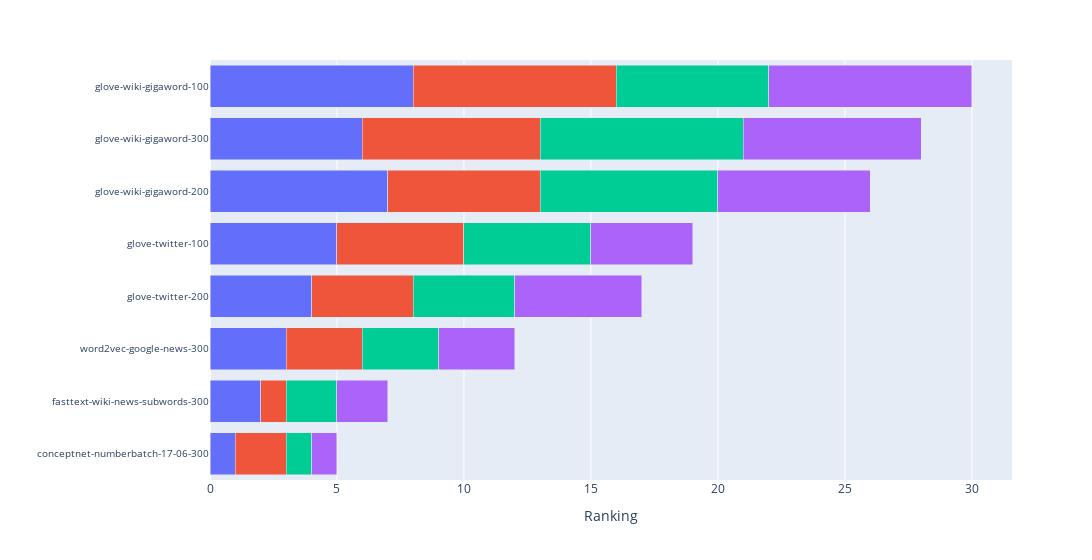

The notebook cell saved with this chart:
### Code cell
ranking_plots[1].show()

### Figure 1 — Plotly figure (JSON) as saved in the notebook; plotly's stock layout.template omitted (floating-point values rounded to 4 significant figures)
{"data": [{"alignmentgroup": "True", "hoverlabel": {"namelength": 0}, "hovertemplate": "Metric=WEAT<br>Ranking=%{x}<br>Embedding model=%{y}", "legendgroup": "Metric=WEAT", "marker": {"color": "#636efa"}, "name": "WEAT", "offsetgroup": "Metric=WEAT", "orientation": "h", "showlegend": true, "textposition": "auto", "type": "bar", "x": [1, 2, 3, 6, 7, 8, 5, 4], "xaxis": "x", "y": ["conceptnet-numberbatch-17-06-300", "fasttext-wiki-news-subwords-300", "word2vec-google-news-300", "glove-wiki-gigaword-300", "glove-wiki-gigaword-200", "glove-wiki-gigaword-100", "glove-twitter-100", "glove-twitter-200"], "yaxis": "y"}, {"alignmentgroup": "True", "hoverlabel": {"namelength": 0}, "hovertemplate": "Metric=WEAT EZ<br>Ranking=%{x}<br>Embedding model=%{y}", "legendgroup": "Metric=WEAT EZ", "marker": {"color": "#EF553B"}, "name": "WEAT EZ", "offsetgroup": "Metric=WEAT EZ", "orientation": "h", "showlegend": true, "textposition": "auto", "type": "bar", "x": [2, 1, 3, 7, 6, 8, 5, 4], "xaxis": "x", "y": ["conceptnet-numberbatch-17-06-300", "fasttext-wiki-news-subwords-300", "word2vec-google-news-300", "glove-wiki-gigaword-300", "glove-wiki-gigaword-200", "glove-wiki-gigaword-100", "glove-twitter-100", "glove-twitter-200"], "yaxis": "y"}, {"alignmentgroup": "True", "hoverlabel": {"namelength": 0}, "hovertemplate": "Metric=RND<br>Ranking=%{x}<br>Embedding model=%{y}", "legendgroup": "Metric=RND", "marker": {"color": "#00cc96"}, "name": "RND", "offsetgroup": "Metric=RND", "orientation": "h", "showlegend": true, "textposition": "auto", "type": "bar", "x": [1, 2, 3, 8, 7, 6, 5, 4], "xaxis": "x", "y": ["conceptnet-numberbatch-17-06-300", "fasttext-wiki-news-subwords-300", "word2vec-google-news-300", "glove-wiki-gigaword-300", "glove-wiki-gigaword-200", "glove-wiki-gigaword-100", "glove-twitter-100", "glove-twitter-200"], "yaxis": "y"}, {"alignmentgroup": "True", "hoverlabel": {"namelength": 0}, "hovertemplate": "Metric=RNSB<br>Ranking=%{x}<br>Embedding model=%{y}", "legendgroup": "Metric=RNSB", "marker": {"color": "#ab63fa"}, "name": "RNSB", "offsetgroup": "Metric=RNSB", "orientation": "h", "showlegend": true, "textposition": "auto", "type": "bar", "x": [1, 2, 3, 7, 6, 8, 4, 5], "xaxis": "x", "y": ["conceptnet-numberbatch-17-06-300", "fasttext-wiki-news-subwords-300", "word2vec-google-news-300", "glove-wiki-gigaword-300", "glove-wiki-gigaword-200", "glove-wiki-gigaword-100", "glove-twitter-100", "glove-twitter-200"], "yaxis": "y"}], "layout": {"barmode": "stack", "legend": {"tracegroupgap": 0}, "margin": {"t": 60}, "showlegend": false, "width": 1200, "xaxis": {"anchor": "y", "domain": [0, 1], "title": {"text": "Ranking"}}, "yaxis": {"anchor": "x", "categoryorder": "total ascending", "domain": [0, 1], "tickfont": {"size": 10}, "title": {"text": ""}}}}
